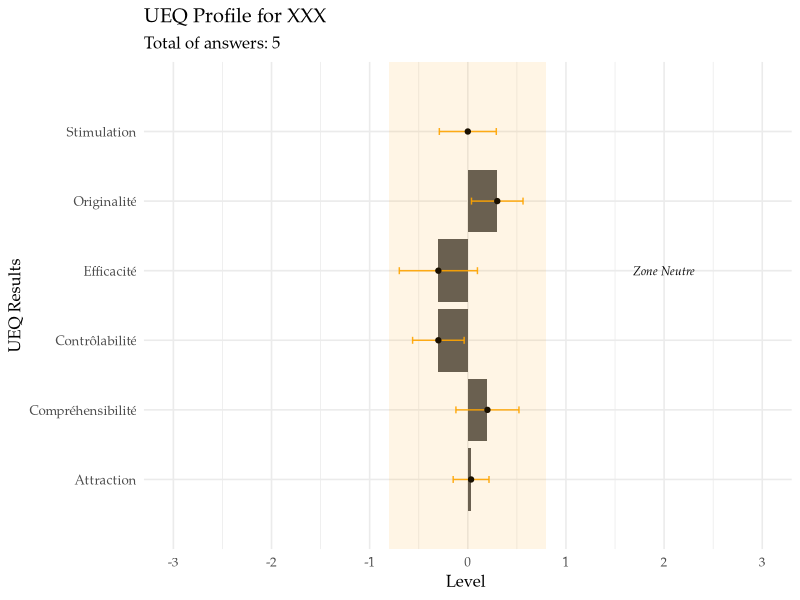
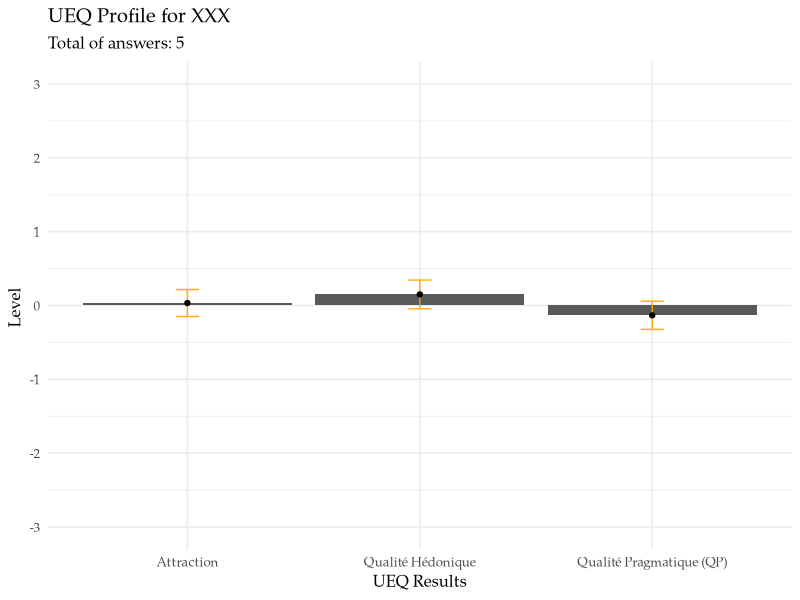
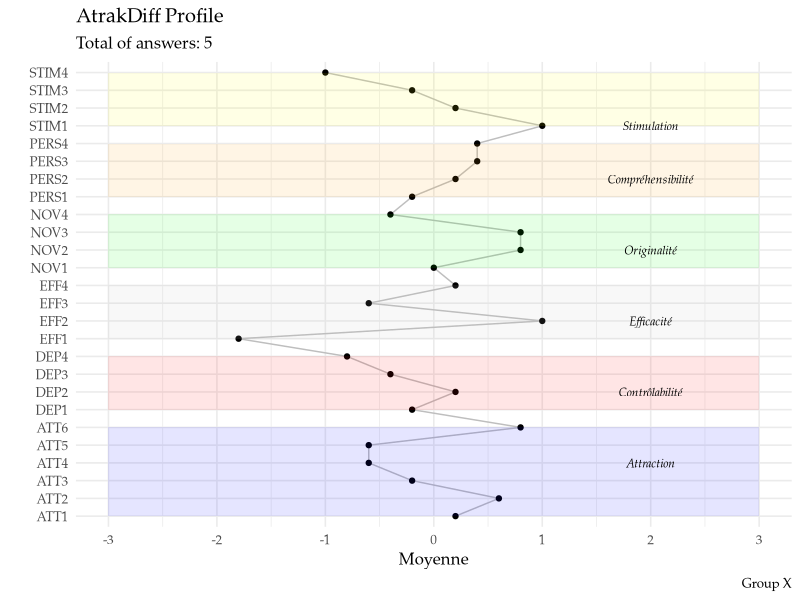

Generate these figures, in order, with R:
# ================ UEQ Script for data analysis ================
# Create a reproductible Script that enables the analysis of the UEQ Methodology

# CONTENTS
#   1. Reading the Excel/CSV Data
#   2. Treating CSV Data
#   3. Making the Tables and the Graphics
#   4. Introduce the results in Rmarkdown table.


## Load the packages ----
library(tidyverse) # Data Science Tools
library(readxl)  # Read a Excel File


#  1. Reading the CSV Data ----
UEQ <- read_csv('UEQ.csv')

## Quantity of participants
total <- nrow(UEQ)


## Obtaining the names of the columns
names(UEQ)


#  2. Treating CSV Data ----

## Pivot_longer() to arrange each variable
Step.1 <-
   UEQ %>% pivot_longer(cols = c(EFF1 : ATT6),
                               names_to = "Variables",
                               values_to = "Answers")


##. 2.2 Changing the scale of the certains answers ----
### Reading the Excel for the Parameters
onglets <- excel_sheets("Parameters.xlsx") # Identify the onglets

# Reading all table
Parameters_UEQ <-
   read_excel(path = "Parameters.xlsx", sheet = onglets[2] )



## Step 2
Step.2 <- #<<
  Step.1 %>% #<<
  mutate(
    change_scale = #<<
      case_when(
        Answers == 1  ~  -3, #<<
        Answers == 2  ~  -2,  #<<
        Answers == 3  ~  -1,  #<<
        Answers == 4  ~  0,  #<<
        Answers == 5  ~  1,  #<<
        Answers == 6  ~  2,  #<<
        Answers == 7  ~  3,  #<<
        TRUE ~ 99 #<< ## High number if a problem arrives
      )
  )

### Inversing the Scale option 1
toInvert <-
   c("EFF1", "EFF4",
     "PERS2", "PERS4",
     "DEP3", "DEP4",
     "STIM1", "STIM4",
     "NOV1",  "NOV2",
     "ATT2", "ATT5", "ATT6")

### Option 2
toInvert <- Parameters_UEQ %>% filter(Inversion == "Yes") %>% pull(Variables)


### Changing the sign of the answers : Approach Explicit
Step.3 <-
  Step.2 %>% mutate(
      Final_value =
         case_when(
            Variables %in% toInvert ~ change_scale*(-1),
            TRUE ~ change_scale
         )
   )


## 2.3 Groups of the Dimmensions ----
Step.4 <-
  Step.3 %>%
  left_join(Parameters_UEQ, by = "Variables")


#  3. Graphic I ----
## 3.1 Calculating the mean values and the error
Table_I <-
  Step.4 %>%
   group_by(Scale) %>%
   summarise(Moyenne = mean(Final_value),
             Std = sd(Final_value),
             Se = Std / sqrt(length(Final_value)))


Graph_I <-
   Table_I %>%
   ggplot() +
   aes(x= Scale, y=Moyenne) +
   geom_bar(stat = "identity") +
   geom_errorbar( aes(x=Scale,
                      ymin = Moyenne - Se,
                      ymax = Moyenne + Se ),
                  width=0.1, colour="orange", alpha=0.9, size=0.5) +
   geom_point() +
   coord_flip() +
   scale_x_discrete( name = "UEQ Results") +
   scale_y_continuous(limits = c(-3,3), breaks = c(-3:3)) +
   annotate("rect", ymin=c(-0.8), ymax=c(0.8),
            xmin=c(0), xmax=c(7),
            alpha = .1 , fill = c("orange")) +
   ggplot2::annotate("text",
                     y = c(2),
                     x = c(4),
                     label = c("Zone Neutre"),
                     family = "Palatino", fontface = 3, size=3) +
   labs(x = "",
        y = "Level ",
        title = "UEQ Profile for XXX",
        subtitle = paste("Total of answers:" , total)
   ) +
   theme_minimal(base_size = 12, base_family = "Palatino")

# Saving the File
#ggsave("Figures/UEQ-1.jpg", width = 10, height = 5, dpi="print" )



#  4. Graphic II ----
## 4.1 Grouping the mean values and the error

Parameters_UEQ$Scale %>% as.factor() %>%  levels()

Step.5 <-
  Step.4 %>% mutate(
      Global_scale =
         case_when(
            str_detect(Scale, "Compréhensibilité") ~ "Qualité Pragmatique (QP)",
            str_detect(Scale, "Efficacité") ~ "Qualité Pragmatique (QP)",
            str_detect(Scale, "Contrôlabilité") ~ "Qualité Pragmatique (QP)",

            str_detect(Scale, "Originalité") ~ "Qualité Hédonique",
            str_detect(Scale, "Stimulation") ~ "Qualité Hédonique",

            str_detect(Scale, "Attraction") ~ "Attraction",
            TRUE ~ "ATTENTION"
         ))


Table_II <-
  Step.5 %>%
   group_by(Global_scale) %>%
   summarise(Moyenne = mean(Final_value),
             Std = sd(Final_value),
             Se = Std / sqrt(length(Final_value)))

Graph_II <-
   Table_II %>%
   ggplot() +
   aes(x= Global_scale, y=Moyenne) +
   geom_bar(stat = "identity") +
   geom_errorbar( aes(x=Global_scale,
                      ymin = Moyenne - Se,
                      ymax = Moyenne + Se ),
                  width=0.1, colour="orange", alpha=0.9, size=0.5) +
   geom_point() +
   #coord_flip() +
   scale_x_discrete( name = "UEQ Results") +
   scale_y_continuous(limits = c(-3,3), breaks = c(-3:3)) +
   # annotate("rect", ymin=c(-0.8), ymax=c(0.8),
   #          xmin=c(0), xmax=c(7),
   #          alpha = .1 , fill = c("orange")) +
   # ggplot2::annotate("text",
   #                   y = c(2),
   #                   x = c(4),
   #                   label = c("Zone Neutre"),
   #                   family = "Palatino", fontface = 3, size=3) +
   labs(x = "",
        y = "Level ",
        title = "UEQ Profile for XXX",
        subtitle = paste("Total of answers:" , total)
   ) +
   theme_minimal(base_size = 12, base_family = "Palatino")

# Saving the File
#ggsave("Figures/UEQ-2.jpg", width = 10, height = 5, dpi="print" )



#  5. Graphic III ----

## Making the graphic per Variable Item

Table_III <-
   Step.5 %>%
   group_by( Variables ) %>%
   summarise( Moyenne = mean(Final_value))


Graph_III <-
   Table_III %>%
   ggplot() +
   aes(x = Variables, y=Moyenne, group =1) +
   geom_line( color="grey" ) +
   geom_point() +
   scale_y_continuous(name="Moyenne", breaks=seq(-3,3,1), limits=c(-3, 3))+
   # scale_x_discrete(name="Items",
   #                  labels= c())+
   coord_flip() +
   annotate("rect", xmin=c(1,7,11,15, 19, 23), xmax=c(6,10,14,18, 22, 26),
            ymin=rep(-3,6), ymax=rep(3, 6),
            alpha = .1 , fill = c("blue", "red", "grey","green", "orange", "yellow")) +
   ggplot2::annotate("text",
                     y = c(2, 2, 2, 2, 2, 2),
                     x = c(4, 8, 12, 16, 20, 23),
                     label = c("Attraction",
                               "Contrôlabilité",
                               "Efficacité",
                               "Originalité",
                               "Compréhensibilité",
                               "Stimulation"
                               ),
                     family = "Palatino", fontface = 3, size=3) +
   theme_minimal(base_size = 12, base_family = "Palatino") +
   labs(x = "",
        y = "Level ",
        title = "AtrakDiff Profile",
        subtitle = paste("Total of answers:" , total ),
        caption = "Group X") +
   theme(
      legend.position = "right",
      panel.border = element_blank(),
      panel.spacing = unit(0.1, "lines"),
      strip.text.x = element_text(size = 18, family = "Palatino")
   )

# Saving the File
#ggsave("Figures/UEQ-3.jpg", width = 10, height = 5, dpi="print" )


